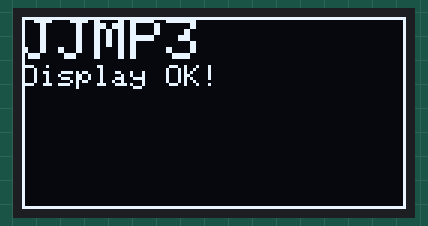
Recording of a sketch running on a simulated ESP32. Parts: 128×64 one-colour display. What the sketch prints to the serial monitor is not drawn.

Above: at 0.6 s.
At 1.1 s:
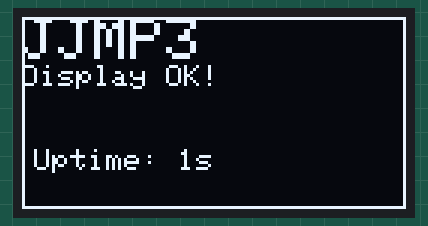
At 9.1 s:
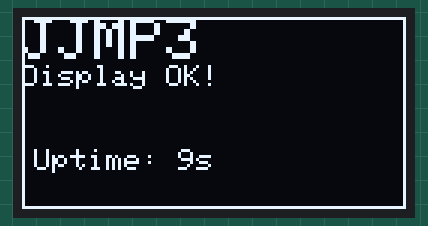
At 19.1 s:
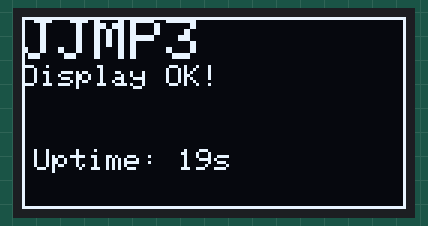
At 29.1 s:
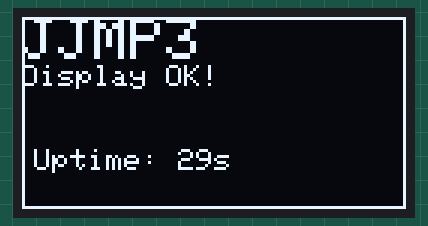
At 38.1 s:
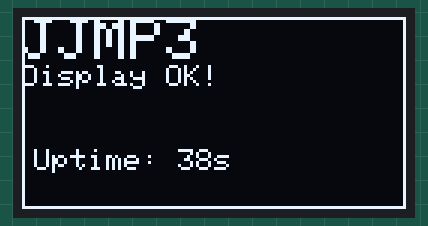

Measured:
- what the display in image 0 shows lasts 0.4 s, from 0.6 s to 1.0 s
- what the display in image 1 shows lasts 1.0 s, from 1.0 s to 2.0 s

The sketch:

oled_test.ino
```cpp
// OLED test for ESP32 DevKit + 0.96" SSD1306 128x64 I2C display
// Wiring: GND->GND, VCC->3V3, SCL->GPIO22, SDA->GPIO21

#include <Wire.h>
#include <Adafruit_GFX.h>
#include <Adafruit_SSD1306.h>

#define SDA_PIN 21
#define SCL_PIN 22
#define SCREEN_W 128
#define SCREEN_H 64

Adafruit_SSD1306 display(SCREEN_W, SCREEN_H, &Wire, -1);

// Returns the first I2C address that responds, or 0 if none
uint8_t scanI2C() {
  uint8_t found = 0;
  Serial.println("Scanning I2C bus...");
  for (uint8_t addr = 1; addr < 127; addr++) {
    Wire.beginTransmission(addr);
    if (Wire.endTransmission() == 0) {
      Serial.printf("  Device found at 0x%02X\n", addr);
      if (!found) found = addr;
    }
  }
  if (!found) Serial.println("  No I2C devices found - check wiring");
  return found;
}

void setup() {
  Serial.begin(115200);
  delay(500);
  Wire.begin(SDA_PIN, SCL_PIN);

  uint8_t addr = scanI2C();
  if (!addr) addr = 0x3C;

  if (!display.begin(SSD1306_SWITCHCAPVCC, addr)) {
    Serial.println("SSD1306 init failed");
    while (true) delay(100);
  }
  Serial.printf("SSD1306 OK at 0x%02X\n", addr);

  display.clearDisplay();
  display.setTextColor(SSD1306_WHITE);
  display.setTextSize(2);
  display.setCursor(0, 0);
  display.println("JJMP3");
  display.setTextSize(1);
  display.println("Display OK!");
  display.drawRect(0, 0, SCREEN_W, SCREEN_H, SSD1306_WHITE);
  display.display();
}

void loop() {
  // Live uptime counter so you can tell the board is running
  static uint32_t last = 0;
  if (millis() - last >= 1000) {
    last = millis();
    display.fillRect(2, 40, SCREEN_W - 4, 16, SSD1306_BLACK);
    display.setCursor(4, 44);
    display.printf("Uptime: %lus", millis() / 1000);
    display.display();
  }
}
```
